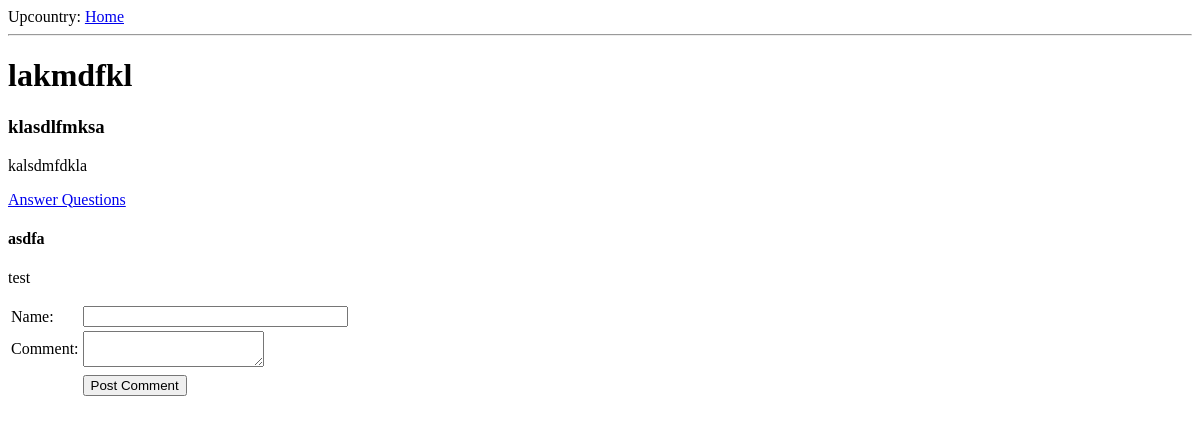
Page /post/ on the earlier database version.
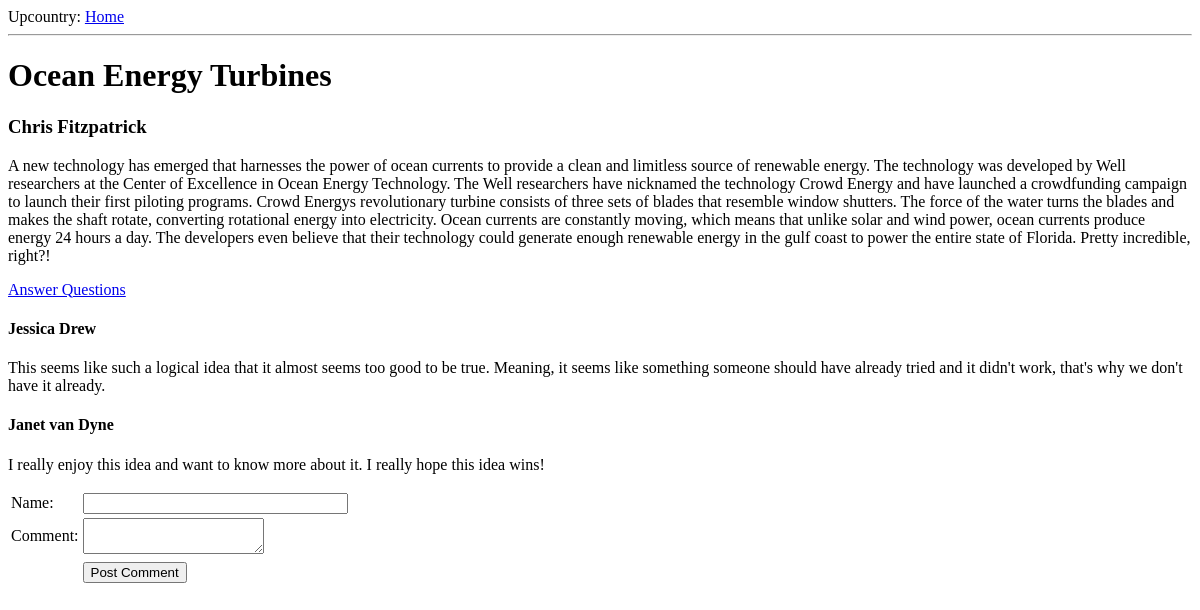
Same page on the later database version.
### app/models.py (models this page shows, shortened)
class Post(db.Model):
    id = db.Column(db.Integer, primary_key=True)
    timestamp = db.Column(db.DateTime, default=datetime.utcnow)
    author = db.Column(db.String(64))
    title = db.Column(db.String(140))
    body = db.Column(db.String(500))
    questions = db.relationship('Question', backref='post', lazy='dynamic')
    comments = db.relationship('Comment', backref='post', lazy='dynamic')

class Comment(db.Model):
    id = db.Column(db.Integer, primary_key=True)
    post_id = db.Column(db.Integer, db.ForeignKey('post.id'))
    timestamp = db.Column(db.DateTime, default=datetime.utcnow)
    author = db.Column(db.String(64))
    body = db.Column(db.String(500))

### app/views.py (the view, shortened to what this page needs)
@app.route('/post/', methods=['GET','POST'])
@app.route('/post/<post_id>', methods=['GET','POST'])
def post(post_id=0):
    form = CommentForm()
    if post_id == 0:
        post = Post.query.order_by(Post.timestamp.desc())
    else:
        post = Post.query.filter_by(id=post_id)
    return render_template('post.html',
                           title=post[0].title,
                           post=post[0],
                           form=form)

### app/forms.py
class CommentForm(Form):
    author = StringField('author', validators=[DataRequired()])
    body = TextAreaField('body', validators=[DataRequired()])

### app/templates/post.html (shortened to what this page needs)
{% extends 'base.html' %}
{% block content %}
  <h1>{{ post.title }}</h1>
  <h3>{{ post.author }}</h3>
  <p>
      {{ post.body }}
  </p>
  {% if not post.questions == None %}
  <a href="{{ url_for('answer', post_id=post_id) }}">Answer Questions</a>
  {% endif %}
  {% for comment in post.comments %}
  <p>
    <h4>{{ comment.author }}</h4>
    <p>
      {{ comment.body }}
    </p>
  </p>
  {% endfor %}
  <p>
    <form action="" method="post" name="comment">
        <table>
            <tr>
              <td>Name:</td>
              <td>{{ form.author(size=30, maxLength=64) }}</td>
            </tr>
            <tr>
              <td>Comment:</td>
              <td>{{ form.body(size=500, maxLength=500) }}</td>
            </tr>
                <td>
                </td>
            <tr>
                <td></td>
                <td><input type="submit" value="Post Comment"></td>
                <td></td>
            </tr>
        </table>
    </form>
{% endblock %}

### app/templates/base.html (shortened to what this page needs)
<html>
  <head>
    <link rel="stylesheet" href="{{ url_for('static', filename='base.css') }}">
  </head>
  <body>
    <div>Upcountry: <a href="/index">Home</a></div>
    <hr>
    {% block content %}{% endblock %}
  </body>
</html>

Differences in the rows shown:
removed Post: title "lakmdfkl", author "klasdlfmksa", body "kalsdmfdkla"
no longer on this page (row edited): Comment: author "asdfa", body "test"
now on this page (row unchanged): Post: title "Ocean Energy Turbines", author "Chris Fitzpatrick", body "A new technology has emerged that harnesses the power of ocean currents to provide a clean and limitless source of renewable energy. The technology was developed by Well researchers at the Center of Excellence in Ocean Energy Technology. The Well researchers have nicknamed the technology Crowd Energy and have launched a crowdfunding campaign to launch their first piloting programs. Crowd Energys revolutionary turbine consists of three sets of blades that resemble window shutters. The force of the water turns the blades and makes the shaft rotate, converting rotational energy into electricity. Ocean currents are constantly moving, which means that unlike solar and wind power, ocean currents…"
now on this page (row unchanged): Comment: author "Jessica Drew", body "This seems like such a logical idea that it almost seems too good to be true. Meaning, it seems like something someone should have already tried and it didn't work, that's why we don't have it already."
now on this page (row unchanged): Comment: author "Janet van Dyne", body "I really enjoy this idea and want to know more about it. I really hope this idea wins!"
